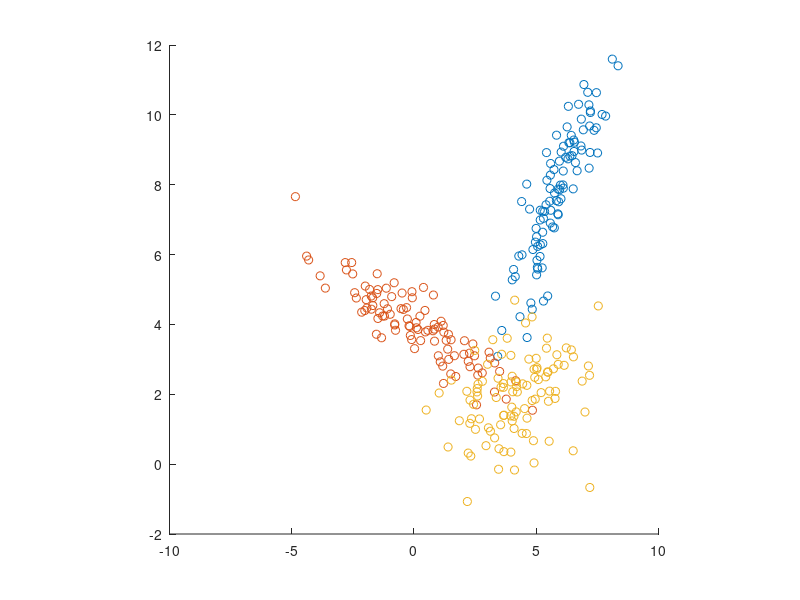

MATLAB code to generate this figure: (Note: this script raises an error after producing the figure.)
close all;
clear;clc

%% synthetic 2D data
rng(1,'twister')
mu1 = [6,8];
sigma1 = [1,1.5;1.5,3];
X1 = mvnrnd(mu1,sigma1,100);
mu2 = [0,4];
sigma2 = [3,-1.5;-1.5,1];
X2 = mvnrnd(mu2,sigma2,100);
mu3 = [4,2];
sigma3 = [2,0.5;0.5,1];
X3 = mvnrnd(mu3,sigma3,100);
X = [X1;X2;X3];

figure;scatter(X1(:,1),X1(:,2));hold on;
scatter(X2(:,1),X2(:,2));
scatter(X3(:,1),X3(:,2));
axis square;

%% run
cluster_em = gmm_em(X,[2,3,4]);
cluster_vi = gmm_vi(X,[2,3,4]);
cluster_gs = gmm_gs(X);
